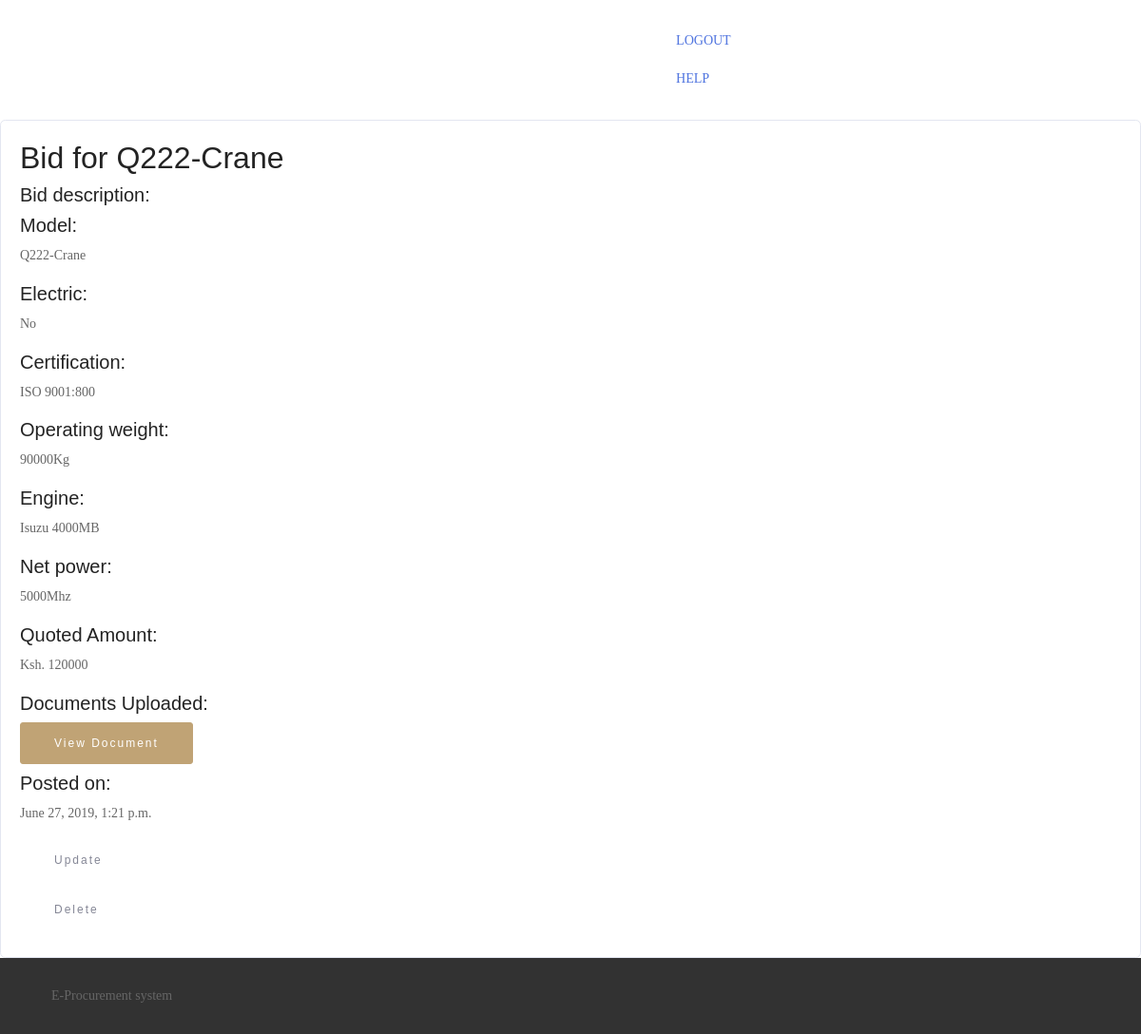
/create/constbidview3 (signed in), run on the app's committed database.
### create_bids/models.py (models this page shows, shortened)
class ConstructionBid(models.Model):
    user = models.ForeignKey("auth.User", on_delete=models.CASCADE)
    Tender_ID = models.ForeignKey(ConstructionTender, on_delete=models.CASCADE)
    Mod = models.CharField(max_length=80)
    Net_power = models.CharField(max_length=80)
    Electric = models.CharField(max_length=80)
    Engine = models.CharField(max_length=80, default="No")
    Operating_weight = models.CharField(max_length=80)
    Certification = models.CharField(max_length=80)
    Quote_amount = models.PositiveIntegerField()
    bid_award = models.CharField(max_length=10, default='null')
    date_created = models.DateTimeField(auto_now=True)
    Bid_documents_url = models.FileField(upload_to='bid/documents/', null=True, blank=True)
    class Meta:
        ordering = ['-date_created']

### create_tender/models.py (models this page shows, shortened)
class ConstructionTender(models.Model):
    user = models.ForeignKey("auth.User", on_delete=models.CASCADE)
    Mod = models.CharField(max_length=80)
    Net_power = models.CharField(max_length=80)
    Electric = models.CharField(max_length=80)
    Engine = models.CharField(max_length=80, default="No")
    Operating_weight = models.CharField(max_length=80)
    Certification = models.CharField(max_length=80)
    Quantity = models.PositiveIntegerField()
    tender_award = models.CharField(max_length=10, default="No")
    date_created = models.DateField(auto_now=True)
    is_active = models.CharField(max_length=10, default='Yes')
    class Meta:
        ordering = ['-date_created']

### create_bids/views.py (the view)
# urls.py: path('constbidview<int:bids_id>', bid_view.const_bid_update, name='constBidUpdate'),
@login_required
def const_bid_update(request, bids_id):
    try:
        bid = ConstructionBid.objects.get(pk=bids_id)
    except Bids.DoesNotExist:
        raise Http404("Tender does not exist")
    context = {
        'bid': bid
    }
    return render(request, 'create_bids/ConstBidupdate.html', context)

### templates/create_bids/ConstBidupdate.html (shortened to what this page needs)
{% extends 'create_tender/base.html' %}
{% block link %}
    "{% url 'bidderHome' %}"
{% endblock %}
{% block body %}
    <div class="page-wrapper bg-blue p-t-100 p-b-100 font-robo">
        <div class="wrapper wrapper--w680">
            <div class="card card-1">
                <div class="card-body">
                    <h2 class="title">Bid for {{ bid.Tender_ID.Mod }}</h2>
                    <h5>Bid description:</h5>
                    <h5>Model:</h5>
                    <p>{{ bid.Mod }}</p>
                    <h5>Electric:</h5>
                    <p>{{ bid.Electric }}</p>
                    <h5>Certification:</h5>
                    <p>{{ bid.Certification }}</p>
                    <h5>Operating weight:</h5>
                    <p>{{ bid.Operating_weight }}</p>
                    <h5>Engine:</h5>
                    <p>{{ bid.Engine }}</p>
                    <h5>Net power:</h5>
                    <p>{{ bid.Net_power }}</p>
                    <h5>Quoted Amount:</h5>
                    <p>Ksh. {{ bid.Quote_amount }}</p>
                    <h5>Documents Uploaded:</h5>
                    {% if bid.Bid_documents_url %}
                        <a href="{{ bid.Bid_documents_url.url }}" class="btn btn-primary" target="_blank">View
                            Document</a>
                    {% else %}
                        <p>No documents available</p>
                    {% endif %}
                    <h5>Posted on:</h5>
                    <p>{{ bid.date_created }}</p>
                    <div class="p-t-20">
                        <a class="btn btn--radius btn--green" href="{% url 'constBidEdit' bid.pk %}">Update</a>
                        <form method="post" action="{% url 'del_bid' bid.id %}">
                            <button class="btn btn--radius btn--red" type="submit">Delete</button>
                        </form>
                    </div>
                </div>
            </div>
        </div>
    </div>
{% endblock %}

### static/login/css/main.css (style rules this page uses)
* { margin: 0px; padding: 0px; box-sizing: border-box; }
body, html { height: 100%; font-family: Poppins-Regular, sans-serif; }
a { font-family: Poppins-Regular; font-size: 14px; line-height: 1.7; color: #666666; margin: 0px; transition: all 0.4s; -webkit-transition: all 0.4s; -o-transition: all 0.4s; -moz-transition: all 0.4s; }
h1,h2,h3,h4,h5,h6 { margin: 0px; }
p { font-family: Poppins-Regular; font-size: 14px; line-height: 1.7; color: #666666; margin: 0px; }
button { outline: none !important; border: none; background: transparent; }

### static/home/assets/theme/css/style.css (style rules this page uses)
.btn { margin-bottom: 0.5rem; }
.btn { font-family: 'Montserrat', sans-serif; font-weight: 500; letter-spacing: 2px; padding: 0.75rem 2.1875rem; font-size: 0.75rem; line-height: 1.5; border-radius: 3px; -webkit-transition: all .3s ease-in-out; -moz-transition: all .3s ease-in-out; transition: all .3s ease-in-out; }
.btn-primary { background-color: #c0a375; border-color: #c0a375; box-shadow: none; color: #fff; }
body { font-family: 'Raleway', sans-serif; color: #232323; }
h1, h2, h3, h4, h5, h6, .h1, .h2, .h3, .h4, .h5, .h6, .display-1, .display-2, .display-3, .display-4 { font-family: 'Montserrat', sans-serif; word-break: break-word; word-wrap: break-word; }

### data on the page
ConstructionBid: Tender_ID.Mod "Q222-Crane", Mod "Q222-Crane", Electric "No", Certification "ISO 9001:800", Operating_weight "90000Kg", Engine "Isuzu 4000MB", Net_power "5000Mhz", Quote_amount "120000", date_created "June 27, 2019, 1:21 p.m."
